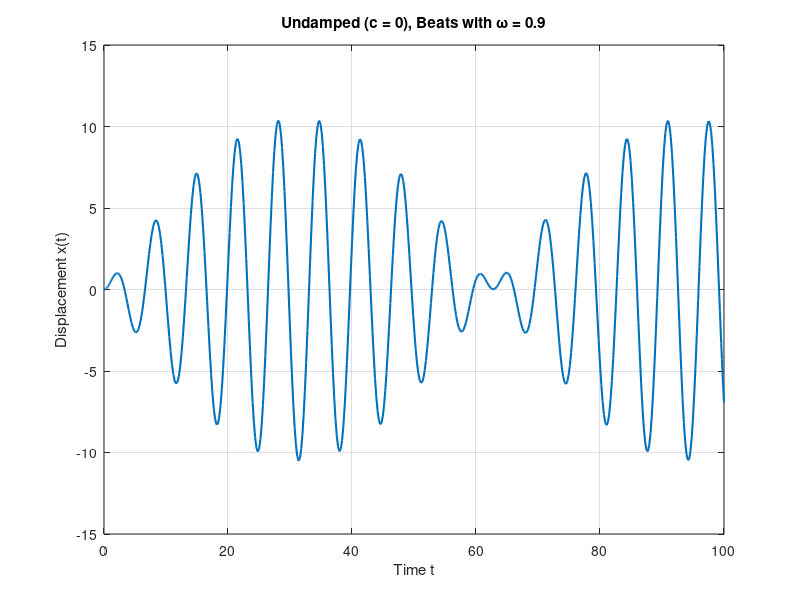
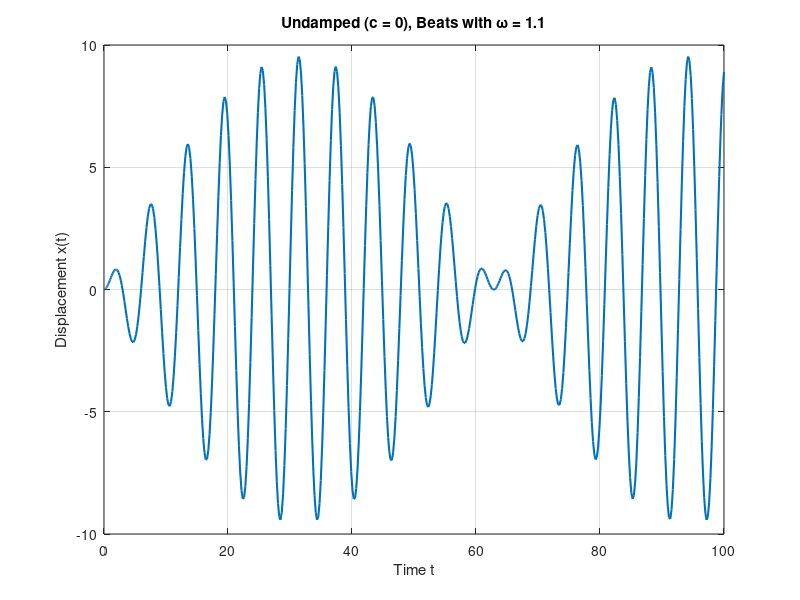
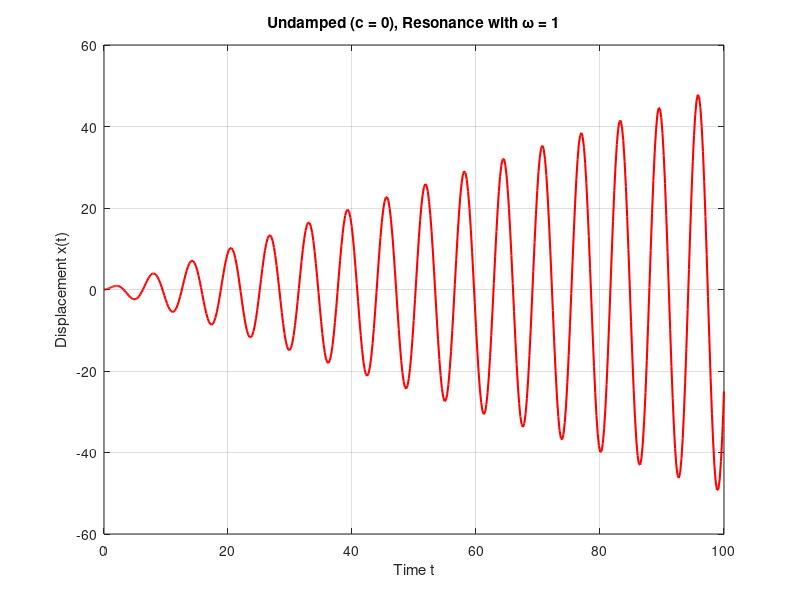
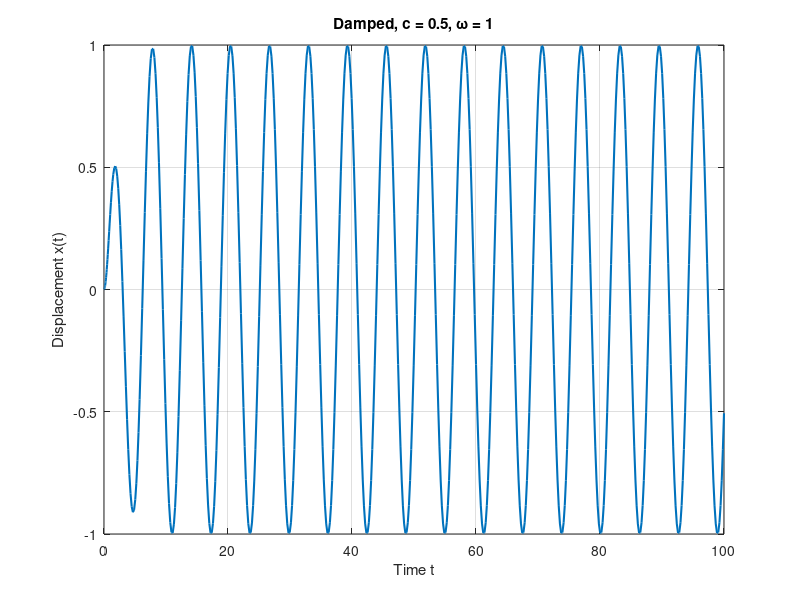

These figures' MATLAB source, in order:
%{
Natalia Hopper
Jerom Jothiprakasam
Math 245 -- MATLAB Project 3
(Part 1)

Revision History
Date            Changes             Programmer
-------------------------------------------------------
04/15/25        original            Jerom Jothiprakasam
04/15/25        part (a)            Jerom Jothiprakasam
04/15/25        part (c)            Jerom Jothiprakasam
04/15/25        part (a)            Jerom Jothiprakasam
%}

clc;
clear;

%% General settings

tspan = [0 100];                    % Time range
omega_vals = [0.9, 1.1, 1];         % For undamped: omega < 1, omega > 1, resonance
omega_damped = 1;                   % Fixed for damped cases
c_vals = [0, 0.5, 1, 1.5];          % 0 = undamped, rest are under, critical, over
init_default = [0; 0];              % x(0) = 0, x'(0) = 0

%% Function handle for system of 1st order ODEs
fho_system = @(t, x, c, omega) [x(2); -2*c*x(2) - x(1) + cos(omega*t)];

%% Part (a)
for i = 1:2
    omega = omega_vals(i);
    [t, x] = ode45(@(t,x) fho_system(t, x, 0, omega), tspan, init_default);
    figure;
    plot(t, x(:,1), 'LineWidth', 1.5);
    title(['Undamped (c = 0), Beats with \omega = ' num2str(omega)]);
    xlabel('Time t'); ylabel('Displacement x(t)');
    grid on;
end

% Resonance case
[t, x] = ode45(@(t,x) fho_system(t, x, 0, omega_vals(3)), tspan, init_default);
figure;
plot(t, x(:,1), 'r', 'LineWidth', 1.5);
title('Undamped (c = 0), Resonance with \omega = 1');
xlabel('Time t'); ylabel('Displacement x(t)');
grid on;

%% Part (b)
for i = 2:4
    c = c_vals(i);
    [t, x] = ode45(@(t,x) fho_system(t, x, c, omega_damped), tspan, init_default);
    figure;
    plot(t, x(:,1), 'LineWidth', 1.5);
    title(['Damped, c = ' num2str(c) ', \omega = ' num2str(omega_damped)]);
    xlabel('Time t'); ylabel('Displacement x(t)');
    grid on;
end

%% Part (c)
initial_conditions1 = [1; -1];
initial_conditions2 = [-1; 2];
c = 0.5; % Underdamped
[t1, x1] = ode45(@(t,x) fho_system(t, x, c, omega_damped), tspan, initial_conditions1);
[t2, x2] = ode45(@(t,x) fho_system(t, x, c, omega_damped), tspan, initial_conditions2);

figure;
plot(t1, x1(:,1), 'b', 'LineWidth', 1.5); hold on;
plot(t2, x2(:,1), 'r--', 'LineWidth', 1.5);
title(['Effect of Initial Conditions (Underdamped, c = ' num2str(c) ')']);
xlabel('Time t'); ylabel('Displacement x(t)');
legend('IC: [1; -1]', 'IC: [-1; 2]');
grid on;